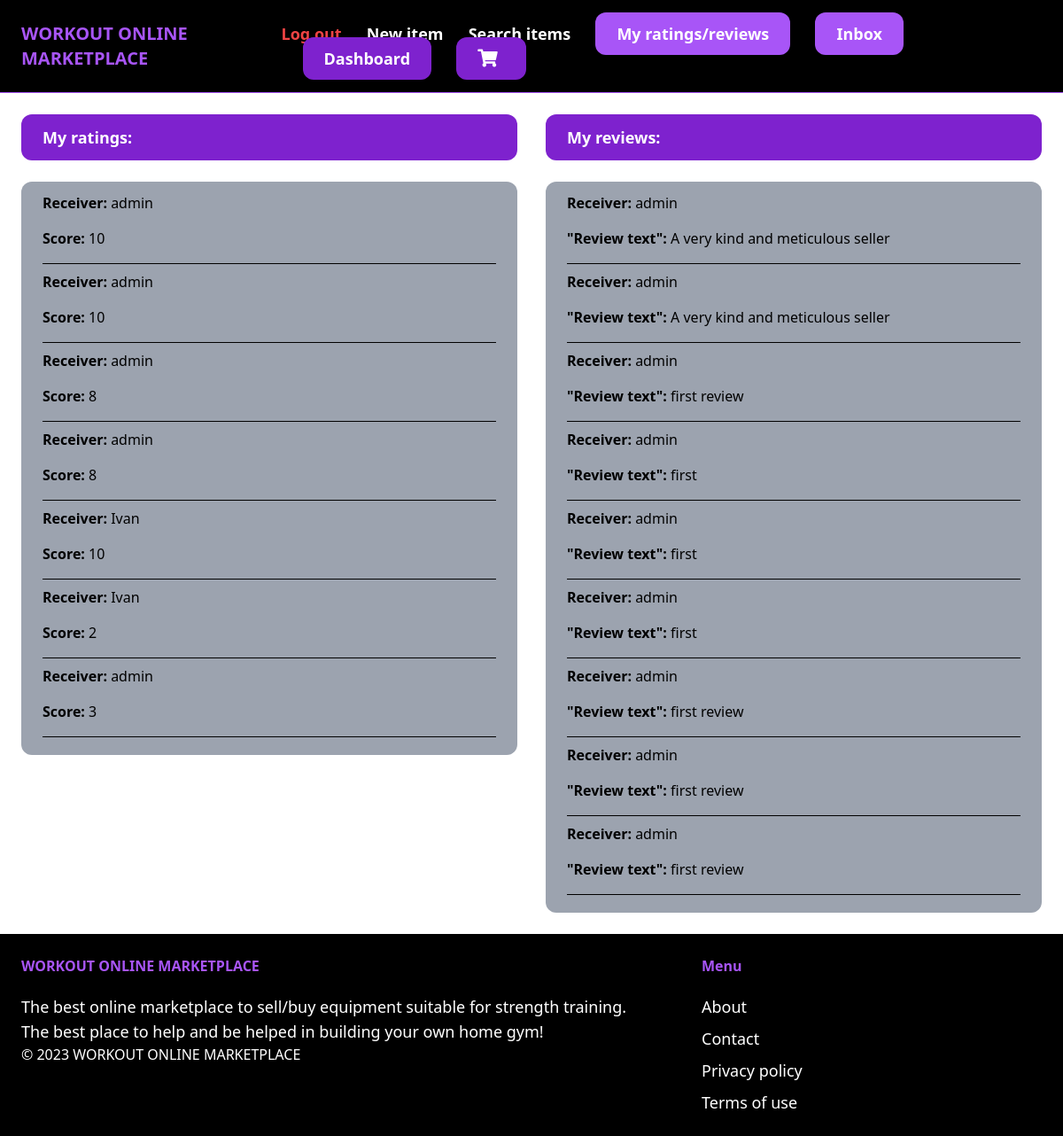
Page /ratingsANDreviews/myRatingsAndMyReviews/ (signed in) on the committed database.
### ratingsANDreviews/models.py (models this page shows)
class Rating(models.Model):
    author = models.ForeignKey(User, on_delete=models.CASCADE, related_name='sentRatings')
    receiverId = models.ForeignKey(User, on_delete=models.CASCADE, related_name='receiverRatings')
    score = models.PositiveIntegerField()
    data = models.DateTimeField(auto_now_add=True)

class Review(models.Model):
    author = models.ForeignKey(User, on_delete=models.CASCADE, related_name='sentReviews')
    receiverId = models.ForeignKey(User, on_delete=models.CASCADE, related_name='receiverReviews')
    text = models.TextField()
    data = models.DateTimeField(auto_now_add=True)

### ratingsANDreviews/views.py (the view)
# urls.py: path('myRatingsAndMyReviews/', views.myRatingsAndMyReviews, name='myRatingsAndMyReviews'),
@login_required
def myRatingsAndMyReviews(request):
    ratings = Rating.objects.filter(author=request.user)
    reviews = Review.objects.filter(author=request.user)
    return render(request, 'ratingsANDreviews/myRatingsAndMyReviews.html', {'ratings': ratings, 'reviews': reviews})

### ratingsANDreviews/templates/ratingsANDreviews/myRatingsAndMyReviews.html (shortened to what this page needs)
{% extends 'core/base.html' %}
{% block content %}
<div class="flex justify-between">
  <div class="w-1/2 pr-4">
    <h1 class="px-6 py-3 mb-6 text-lg font-semibold bg-purple-700 text-white rounded-xl hover:bg-purple-900">My ratings:</h1>
    {% if ratings %}
      <ul class="px-6 py-3 bg-gray-400 rounded-xl">
        {% for rating in ratings %}
          <li>
            <div class="mb-4">
              <span class="font-semibold">Receiver:</span> {{ rating.receiverId.username }}
            </div>
            <div class="mb-4">
              <span class="font-semibold">Score:</span> {{ rating.score }}
            </div>
            <hr class="border-black mb-2">
          </li>
        {% endfor %}
      </ul>
    {% else %}
      <p>No ratings found.</p>
    {% endif %}
  </div>
  <div class="w-1/2 pl-4">
    <h1 class="px-6 py-3 mb-6 text-lg font-semibold bg-purple-700 text-white rounded-xl hover:bg-purple-900">My reviews:</h1>
    {% if reviews %}
      <ul class="px-6 py-3 bg-gray-400 rounded-xl">
        {% for review in reviews %}
          <li>
            <div class="mb-4">
              <span class="font-semibold">Receiver:</span> {{ review.receiverId.username }}
            </div>
            <div class="mb-4">
              <span class="font-semibold">"Review text":</span> {{ review.text }}
            </div>
            <hr class="border-black mb-2">
          </li>
        {% endfor %}
      </ul>
    {% else %}
      <p>No reviews found.</p>
    {% endif %}
  </div>
</div>
{% endblock %}

### rows in the picture
Rating: receiverId.username "admin", score "10"
Rating: receiverId.username "admin", score "10"
Rating: receiverId.username "admin", score "8"
Rating: receiverId.username "admin", score "8"
Rating: receiverId.username "Ivan", score "10"
Rating: receiverId.username "Ivan", score "2"
Rating: receiverId.username "admin", score "3"
Review: receiverId.username "admin", text "A very kind and meticulous seller"
Review: receiverId.username "admin", text "A very kind and meticulous seller"
Review: receiverId.username "admin", text "first review"
Review: receiverId.username "admin", text "first"
Review: receiverId.username "admin", text "first"
Review: receiverId.username "admin", text "first"
Review: receiverId.username "admin", text "first review"
Review: receiverId.username "admin", text "first review"
Review: receiverId.username "admin", text "first review"
